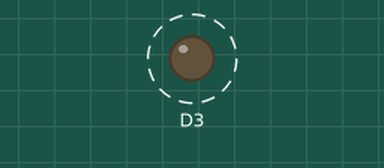
A sketch run on a simulated ESP8266 (NodeMCU). On the bench: output pins drawn as LEDs (lit = HIGH). Dashed ring = blinking.

Above: at 0.5 s.
Timing chart, 0 to 4.6 s (numbered marks = the images above):
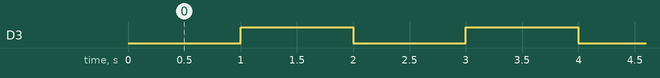

Measured:
- by itself, D3: alternates HIGH for 1.0 s and LOW for 1.0 s

The sketch:

ticker.ino
```cpp
// *** File   : /esp8266-arduino/ticker/ticker.ino
// *** Author : Erwin Ouyang
// *** Date   : 17 Agt 2018

#include <Ticker.h>

Ticker ticker;

void setup()
{
    // Set pin as output
    pinMode(D3, OUTPUT);
    // Set ticker to generate interrupt every 1 second
    ticker.attach(1, tickerCallback);
}

void tickerCallback()
{
    // Toggle LED
    digitalWrite(D3, !digitalRead(D3));
}

void loop()
{
}
```
